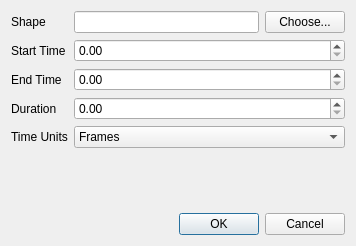
<?xml version="1.0" encoding="UTF-8"?>

<!--
SPDX-FileCopyrightText: 2019-2023 Mattia Basaglia <dev@dragon.best>

SPDX-License-Identifier: GPL-3.0-or-later
-->

<ui version="4.0">
 <class>glaxnimate::gui::FollowPathDialog</class>
 <widget class="QDialog" name="glaxnimate::gui::FollowPathDialog">
  <property name="geometry">
   <rect>
    <x>0</x>
    <y>0</y>
    <width>356</width>
    <height>246</height>
   </rect>
  </property>
  <property name="windowTitle">
   <string>Follow Path</string>
  </property>
  <layout class="QGridLayout" name="gridLayout">
   <item row="3" column="0">
    <widget class="QLabel" name="label_4">
     <property name="text">
      <string>Duration</string>
     </property>
    </widget>
   </item>
   <item row="4" column="0">
    <widget class="QLabel" name="label_5">
     <property name="text">
      <string>Time Units</string>
     </property>
    </widget>
   </item>
   <item row="6" column="0" colspan="2">
    <widget class="QDialogButtonBox" name="buttonBox">
     <property name="standardButtons">
      <set>QDialogButtonBox::Cancel|QDialogButtonBox::Ok</set>
     </property>
    </widget>
   </item>
   <item row="0" column="0">
    <widget class="QLabel" name="label">
     <property name="text">
      <string>Shape</string>
     </property>
    </widget>
   </item>
   <item row="1" column="1">
    <widget class="QDoubleSpinBox" name="spin_start"/>
   </item>
   <item row="2" column="0">
    <widget class="QLabel" name="label_3">
     <property name="text">
      <string>End Time</string>
     </property>
    </widget>
   </item>
   <item row="4" column="1">
    <widget class="QComboBox" name="combo_units">
     <item>
      <property name="text">
       <string>Frames</string>
      </property>
     </item>
     <item>
      <property name="text">
       <string>Seconds</string>
      </property>
     </item>
    </widget>
   </item>
   <item row="0" column="1">
    <layout class="QHBoxLayout" name="horizontalLayout">
     <item>
      <widget class="QLineEdit" name="line_shape_name">
       <property name="text">
        <string notr="true"/>
       </property>
       <property name="readOnly">
        <bool>true</bool>
       </property>
      </widget>
     </item>
     <item>
      <widget class="QPushButton" name="pushButton">
       <property name="text">
        <string>Choose...</string>
       </property>
      </widget>
     </item>
    </layout>
   </item>
   <item row="1" column="0">
    <widget class="QLabel" name="label_2">
     <property name="text">
      <string>Start Time</string>
     </property>
    </widget>
   </item>
   <item row="3" column="1">
    <widget class="QDoubleSpinBox" name="spin_duration"/>
   </item>
   <item row="2" column="1">
    <widget class="QDoubleSpinBox" name="spin_end"/>
   </item>
   <item row="5" column="1">
    <spacer name="verticalSpacer">
     <property name="orientation">
      <enum>Qt::Vertical</enum>
     </property>
     <property name="sizeHint" stdset="0">
      <size>
       <width>20</width>
       <height>40</height>
      </size>
     </property>
    </spacer>
   </item>
  </layout>
 </widget>
 <resources/>
 <connections>
  <connection>
   <sender>buttonBox</sender>
   <signal>accepted()</signal>
   <receiver>glaxnimate::gui::FollowPathDialog</receiver>
   <slot>apply()</slot>
   <hints>
    <hint type="sourcelabel">
     <x>235</x>
     <y>218</y>
    </hint>
    <hint type="destinationlabel">
     <x>304</x>
     <y>254</y>
    </hint>
   </hints>
  </connection>
  <connection>
   <sender>buttonBox</sender>
   <signal>rejected()</signal>
   <receiver>glaxnimate::gui::FollowPathDialog</receiver>
   <slot>reject()</slot>
   <hints>
    <hint type="sourcelabel">
     <x>289</x>
     <y>216</y>
    </hint>
    <hint type="destinationlabel">
     <x>344</x>
     <y>287</y>
    </hint>
   </hints>
  </connection>
  <connection>
   <sender>combo_units</sender>
   <signal>currentIndexChanged(int)</signal>
   <receiver>glaxnimate::gui::FollowPathDialog</receiver>
   <slot>change_units(int)</slot>
   <hints>
    <hint type="sourcelabel">
     <x>326</x>
     <y>167</y>
    </hint>
    <hint type="destinationlabel">
     <x>492</x>
     <y>169</y>
    </hint>
   </hints>
  </connection>
  <connection>
   <sender>spin_duration</sender>
   <signal>valueChanged(double)</signal>
   <receiver>glaxnimate::gui::FollowPathDialog</receiver>
   <slot>change_duration(double)</slot>
   <hints>
    <hint type="sourcelabel">
     <x>281</x>
     <y>132</y>
    </hint>
    <hint type="destinationlabel">
     <x>431</x>
     <y>132</y>
    </hint>
   </hints>
  </connection>
  <connection>
   <sender>spin_end</sender>
   <signal>valueChanged(double)</signal>
   <receiver>glaxnimate::gui::FollowPathDialog</receiver>
   <slot>change_end(double)</slot>
   <hints>
    <hint type="sourcelabel">
     <x>290</x>
     <y>90</y>
    </hint>
    <hint type="destinationlabel">
     <x>475</x>
     <y>101</y>
    </hint>
   </hints>
  </connection>
  <connection>
   <sender>pushButton</sender>
   <signal>clicked()</signal>
   <receiver>glaxnimate::gui::FollowPathDialog</receiver>
   <slot>select_path()</slot>
   <hints>
    <hint type="sourcelabel">
     <x>327</x>
     <y>19</y>
    </hint>
    <hint type="destinationlabel">
     <x>421</x>
     <y>35</y>
    </hint>
   </hints>
  </connection>
 </connections>
 <slots>
  <slot>apply()</slot>
  <slot>change_units(int)</slot>
  <slot>change_duration(double)</slot>
  <slot>change_end(double)</slot>
  <slot>select_path()</slot>
 </slots>
</ui>
